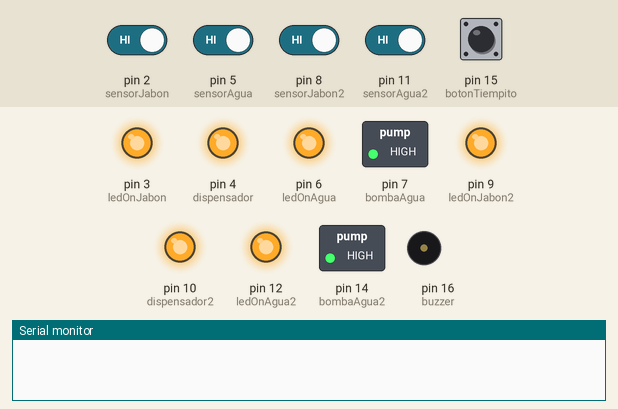
A sketch run on a simulated Arduino Uno, built with avr-gcc and run on an emulated ATmega328P. Shown: switched loads named in the sketch (green lamp = pin HIGH), output pins drawn as LEDs (lit = HIGH), buzzer (waves = sounding, pin HIGH), the last lines printed to the serial monitor. The inputs (shaded band) are chosen by the test bench; at power-on: pin 2 (sensorJabon), pin 5 (sensorAgua), pin 8 (sensorJabon2), pin 11 (sensorAgua2), pin 15 (botonTiempito) HIGH. EEPROM starts erased.

Above: at 1.2 s.
1.3 s: pin 15 (botonTiempito) pulled LOW for 0.15 s
At 1.8 s:
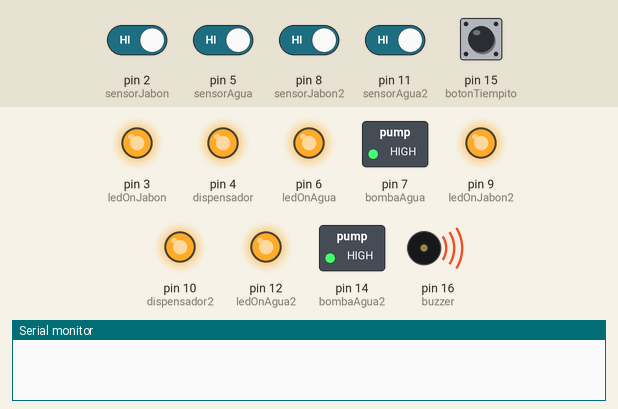
3.4 s: pin 2 (sensorJabon) driven LOW
At 4.5 s:
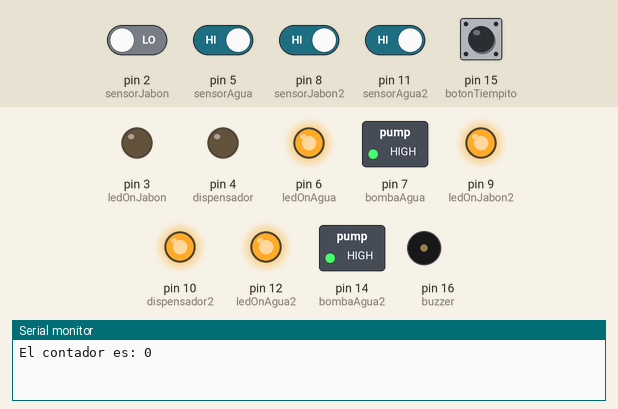
4.9 s: pin 5 (sensorAgua) driven LOW
At 5.7 s:
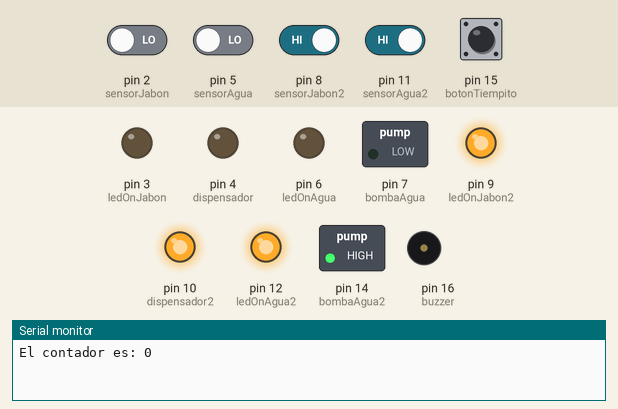
6.4 s: pin 8 (sensorJabon2) driven LOW
At 6.8 s:
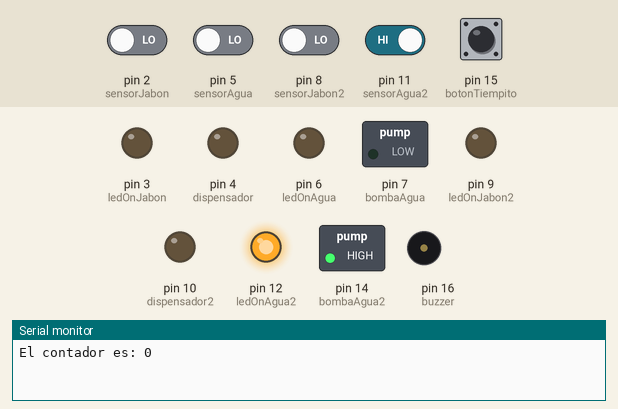
7.9 s: pin 11 (sensorAgua2) driven LOW
At 9.1 s:
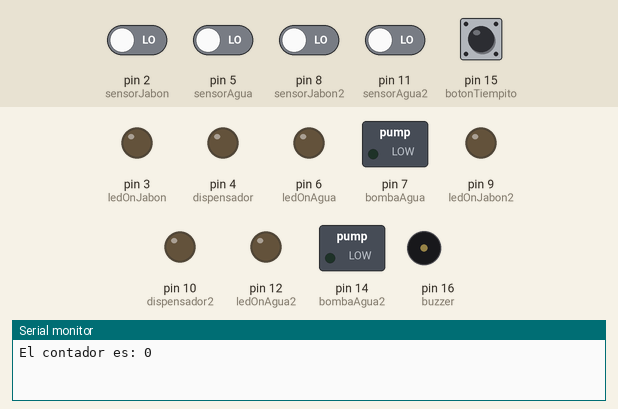
9.4 s: pin 15 (botonTiempito) pulled LOW for 1 s
At 12.5 s:
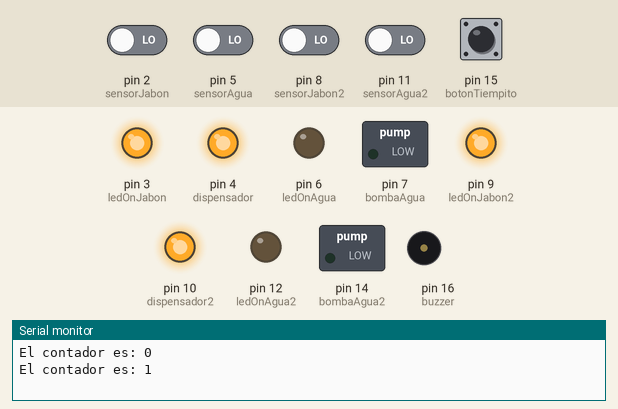
Timing chart, 0 to 37.9 s (numbered marks = the images above; inputs shaded):
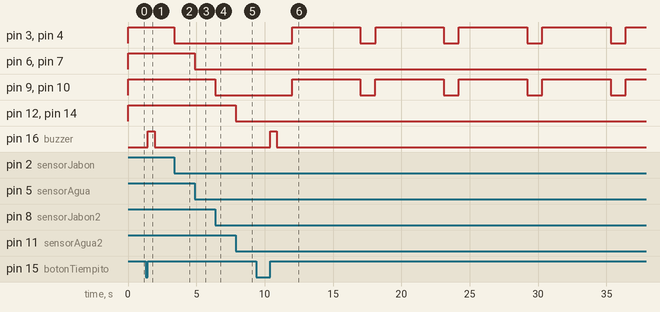

The sketch:

LavamanosDoble.ino
```cpp
/*
Version de lavamanos doble funcionando las siguientes funcionalidades

Sensores leyendo
relay activando
boton de antidad de jabon funcioanando
led de activcion funcionando


Tareas
incluir botones de despensdo continuo
*/

#include <protothreads.h>
#include <EEPROM.h>

const int sensorJabon = 2;
const int ledOnJabon = 3;   //color verde led encendido jabon
const int dispensador = 4;  //salida para activar el rele del dispensador

bool estadoSensorJabon = true;    //guarda el estado del sensor jabon(True si el sensor es NPN(logica negativa))

const int sensorAgua = 5;
const int ledOnAgua = 6;   //color verde led encendido jabon
const int bombaAgua = 7;     //salida para activar el rele de la (Bomba, electrovalvula)

bool estadoSensorAgua = true;  //guarda el estado del sensor agua(True si el sensor es NPN(logica negativa))

const int sensorJabon2 = 8;
const int ledOnJabon2 = 9;   //color verde led encendido jabon
const int dispensador2 = 10;  //salida para activar el rele del dispensador

bool estadoSensorJabon2 = true;    //guarda el estado del sensor jabon(True si el sensor es NPN(logica negativa))

const int sensorAgua2 = 11;
const int ledOnAgua2 = 12;   //color verde led encendido jabon
const int bombaAgua2 = 14;     //salida para activar el rele de la (Bomba, electrovalvula)

bool estadoSensorAgua2 = true;  //guarda el estado del sensor agua(True si el sensor es NPN(logica negativa))

const int botonTiempito = 15; //boton para determinar tiempo del dispensador
bool estadoBotonTiempito = false;
bool UltestadoBotonTiempito = true; //ultimo estado del boton tiempito
const int buzzer = 16;

int contador = 0;   //variable se usa en el tiempo de dispensado de jabon
int ultimoContador;

int tiempito = 0;
//variables para guardar el tiempo de dispensado de jabon
int tiempito1 = 1100;
int tiempito2 = 2100; //pareca que este va a ser maximo
//int tiempito3 = 3200;
int ultimoTiempito;

const int botonJabonn = 17; //variable para modo continuo
bool estadoPulsadorJabon;

const int botonJabonn2 = 18;
bool estadoPulsadorJabon2;


bool encenderLedAgua = false;     //si led es anodo comun ennceder con logica negativa
bool apagarLedAgua = true;

bool encenderLedJabon = false;
bool apagarLedJabon = true;

bool encenderLedAgua2 = false;     //si led es anodo comun ennceder con logica negativa
bool apagarLedAgua2 = true;

bool encenderLedJabon2 = false;
bool apagarLedJabon2 = true;

pt ptActivarAgua;
int activarAguaThread(struct pt* pt)
{
    PT_BEGIN(pt);

    for(;;)
    {
        if(estadoSensorAgua == false) //compara con logica negativa por el sensor es NPN(se activa con logica negativa)
        {
            digitalWrite(ledOnAgua, LOW);  //led enciende con LOW
            digitalWrite(bombaAgua, LOW);
            PT_SLEEP(pt, 5000);   //tiempo de espera para evitar falso del sensor de agua y no apague y prenda
        }

        else
        {

            digitalWrite(ledOnAgua, HIGH);
            digitalWrite(bombaAgua, HIGH);
            PT_YIELD(pt);
        }
    }
    PT_END(pt);
}

pt ptSensorAgua;
int sensorAguaThread(struct pt* pt)
{
  PT_BEGIN(pt);

  for(;;)
  {
    estadoSensorAgua = digitalRead(sensorAgua);
    PT_YIELD(pt);
  }

  PT_END(pt);
}

pt ptActivarAgua2;
int activarAgua2Thread(struct pt* pt)
{
    PT_BEGIN(pt);

    for(;;)
    {
        if(estadoSensorAgua2 == false) //compara con logica negativa por el sensor es NPN(se activa con logica negativa)
        {
            digitalWrite(ledOnAgua2, LOW);  //led enciende con LOW
            digitalWrite(bombaAgua2, LOW);
            PT_SLEEP(pt, 5000);   //tiempo de espera para evitar falso del sensor de agua y no apague y prenda
        }

        else
        {

            digitalWrite(ledOnAgua2, HIGH);
            digitalWrite(bombaAgua2, HIGH);
            PT_YIELD(pt);
        }
    }
    PT_END(pt);
}

pt ptSensorAgua2;
int sensorAgua2Thread(struct pt* pt)
{
  PT_BEGIN(pt);

  for(;;)
  {
    estadoSensorAgua2 = digitalRead(sensorAgua2);
  PT_YIELD(pt);
  }

  PT_END(pt);
}

pt ptActivarDispensador;     //para controlar  dispensdor de jabon
int ActivarDispensadorThread(struct pt* pt)
{
    PT_BEGIN(pt);

    for(;;)
    {
	    if (estadoSensorJabon == false)
        {
            digitalWrite(ledOnJabon, LOW);
            digitalWrite(dispensador, LOW);   // Encender dispensador (el module relay activa con LOW)
            PT_SLEEP(pt, tiempito);                 //tiempo de activacion
            digitalWrite(ledOnJabon, HIGH);
		    digitalWrite(dispensador, HIGH);    // apgar dispensador relay no activa con HIGH
		    PT_SLEEP(pt, 5000);               //tiempo para evitar desperdicio de jabon
	    }

        else
        {
            digitalWrite(dispensador, HIGH);    // mantener apagado sipensador si no hay activacion
            digitalWrite(ledOnJabon, HIGH);
		    PT_YIELD(pt);
        }
    }

    PT_END(pt);
}

pt ptSensorJabon;      //ptButton controla el estado del sensor de jabon
int SensorJabonThread(struct pt* pt)
{
  PT_BEGIN(pt);

  // Loop forever
  for(;;)
  {
  	estadoSensorJabon = digitalRead(sensorJabon);
	PT_YIELD(pt);
  }

  PT_END(pt);
}

pt ptActivarDispensador2;     //para controlar  dispensdor de jabon
int ActivarDispensador2Thread(struct pt* pt)
{
    PT_BEGIN(pt);

    for(;;)
    {
	    if (estadoSensorJabon2 == false)
        {
            digitalWrite(ledOnJabon2, LOW);
            digitalWrite(dispensador2, LOW);   // Encender dispensador (el module relay activa con LOW)
            PT_SLEEP(pt, tiempito);                 //tiempo de activacion
            digitalWrite(ledOnJabon2, HIGH);
		    digitalWrite(dispensador2, HIGH);    // apgar dispensador relay no activa con HIGH
		    PT_SLEEP(pt, 5000);               //tiempo para evitar desperdicio de jabon
	    }

        else
        {
            digitalWrite(dispensador2, HIGH);    // mantener apagado sipensador si no hay activacion
            digitalWrite(ledOnJabon2, HIGH);
		    PT_YIELD(pt);
        }
    }

    PT_END(pt);
}

pt ptSensorJabon2;      //ptButton controla el estado del sensor de jabon
int SensorJabon2Thread(struct pt* pt)
{
  PT_BEGIN(pt);

  // Loop forever
  for(;;)
  {
  	estadoSensorJabon2 = digitalRead(sensorJabon2);
	PT_YIELD(pt);
  }

  PT_END(pt);
}

void setup()
{
    Serial.begin(9600);
    tiempito = EEPROM.get(10, ultimoTiempito); //retorna el ultimo dato de contadr y tiempito
    contador = EEPROM.get(0, ultimoContador);

    PT_INIT(&ptActivarAgua);
    PT_INIT(&ptSensorAgua);
    PT_INIT(&ptActivarAgua2);
    PT_INIT(&ptSensorAgua2);

    PT_INIT(&ptActivarDispensador);
    PT_INIT(&ptSensorJabon);
    PT_INIT(&ptActivarDispensador2);
    PT_INIT(&ptSensorJabon2);


    pinMode(sensorJabon, INPUT);
    pinMode(dispensador, OUTPUT);
    pinMode(ledOnJabon, OUTPUT);

    pinMode(sensorAgua, INPUT);
    pinMode(bombaAgua, OUTPUT);
    pinMode(ledOnAgua, OUTPUT);

    pinMode(sensorJabon2, INPUT);
    pinMode(dispensador2, OUTPUT);
    pinMode(ledOnJabon2, OUTPUT);

    pinMode(sensorAgua2, INPUT);
    pinMode(bombaAgua2, OUTPUT);
    pinMode(ledOnAgua2, OUTPUT);

    pinMode(botonTiempito, INPUT_PULLUP);
    pinMode(buzzer, OUTPUT);

    pinMode(botonJabonn, INPUT_PULLUP);
    pinMode(botonJabonn2, INPUT_PULLUP);

    digitalWrite(ledOnAgua, HIGH);
    digitalWrite(ledOnAgua2, HIGH);
    digitalWrite(ledOnJabon, HIGH);
    digitalWrite(ledOnJabon2, HIGH);

}

void loop()
{
    PT_SCHEDULE(activarAguaThread(&ptActivarAgua));
    PT_SCHEDULE(sensorAguaThread(&ptSensorAgua));

    PT_SCHEDULE(activarAgua2Thread(&ptActivarAgua2));
    PT_SCHEDULE(sensorAgua2Thread(&ptSensorAgua2));

    PT_SCHEDULE(ActivarDispensadorThread(&ptActivarDispensador));
    PT_SCHEDULE(SensorJabonThread(&ptSensorJabon));

    PT_SCHEDULE(ActivarDispensador2Thread(&ptActivarDispensador2));
    PT_SCHEDULE(SensorJabon2Thread(&ptSensorJabon2));


    estadoBotonTiempito = digitalRead(botonTiempito); //Lee pulsador de cantidad de dispensado de jabon
    if (estadoBotonTiempito != UltestadoBotonTiempito)
    {
        if (estadoBotonTiempito == true)
        {
            llamarBuzzer();
            contador++;
            delay(600);
            Serial.print("El contador es: ");
            Serial.println(contador);
        }
    }
    UltestadoBotonTiempito = estadoBotonTiempito;

    if (contador == 1)
    {
        modo1();
    }
    else if (contador == 3)
    {
        modo2();
    }
      /*
      else if (contador == 5)
      {
        modo3();
      }*/

}

void llamarBuzzer()
{
  digitalWrite(buzzer, HIGH);
  delay(500);
  digitalWrite(buzzer, LOW);
}

void modo2()
{
    tiempito = tiempito2;
    ultimoTiempito = tiempito;
    EEPROM.put(10, ultimoTiempito);

    digitalWrite(ledOnJabon, LOW);
    digitalWrite(ledOnJabon2, LOW);
    delay(500);
    digitalWrite(ledOnJabon, HIGH);
    digitalWrite(ledOnJabon2, HIGH);
    delay(250);
    digitalWrite(ledOnJabon, LOW);
    digitalWrite(ledOnJabon2, LOW);
    delay(500);
    digitalWrite(ledOnJabon, HIGH);
    digitalWrite(ledOnJabon2, HIGH);


    contador = 0;
    ultimoContador = contador;
    EEPROM.put(0, ultimoContador);
    /*
    Serial.println("Ultimo tiempo es: ");
    Serial.println(EEPROM.get(10, ultimoTiempito));

    Serial.println("Ultimo contador es: ");
    Serial.println(EEPROM.get(0, ultimoContador));
    */
}
/*
void modo3()
{

    tiempito = tiempito3;
    ultimoTiempito = tiempito;
    EEPROM.put(10, ultimoTiempito);
    digitalWrite(ledOffJabon, LOW);
    digitalWrite(ledOnJabon, HIGH);
    delay(500);
    digitalWrite(ledOnJabon, LOW);
    delay(250);
    digitalWrite(ledOnJabon, HIGH);
    delay(500);
    digitalWrite(ledOnJabon, LOW);
    delay(250);
    digitalWrite(ledOnJabon, HIGH);
    delay(500);
    digitalWrite(ledOnJabon, LOW);
    contador = 0;
    ultimoContador = contador;
    EEPROM.put(0, ultimoContador);

    Serial.println("Ultimo tiempo es: ");
    Serial.println(EEPROM.get(10, ultimoTiempito));

    Serial.println("Ultimo contador es: ");
    Serial.println(EEPROM.get(0, ultimoContador));

}
*/

void modo1()
{

    tiempito = tiempito1;
    ultimoTiempito = tiempito;
    EEPROM.put(10, ultimoTiempito);

    digitalWrite(ledOnJabon, LOW);
    digitalWrite(ledOnJabon2, LOW);
    delay(500);
    digitalWrite(ledOnJabon, HIGH);
    digitalWrite(ledOnJabon2, HIGH);

    contador = contador + 1;
    ultimoContador = contador;
    EEPROM.put(0, ultimoContador);
    /*
    Serial.println("Ultimo tiempo es: ");
    Serial.println(EEPROM.get(10, ultimoTiempito));

    Serial.println("Ultimo contador es: ");
    Serial.println(EEPROM.get(0, ultimoContador));
    */
}

void jabonContinuo()
{
  digitalWrite(ledOnJabon, LOW);
  digitalWrite(dispensador, LOW);
}

void jabonContinuoOff()
{
    digitalWrite(ledOnJabon, HIGH);
    digitalWrite(dispensador, HIGH);
}

void jabonContinuo2()
{
  digitalWrite(ledOnJabon2, LOW);
  digitalWrite(dispensador2, LOW);
}

void jabonContinuoOff2()
{
    digitalWrite(ledOnJabon2, HIGH);
    digitalWrite(dispensador2, HIGH);
}
```

Measured:
- after the input at 1.3 s, pin 16 (buzzer): LOW → HIGH after 0.15 s, → LOW 0.50 s later
- after the input at 3.4 s, pin 3 (ledOnJabon), pin 4 (dispensador): HIGH → LOW at once
- after the input at 4.9 s, pin 6 (ledOnAgua), pin 7 (bombaAgua): HIGH → LOW at once
- after the input at 6.4 s, pin 9 (ledOnJabon2), pin 10 (dispensador2): HIGH → LOW at once
- after the input at 7.9 s, pin 12 (ledOnAgua2), pin 14 (bombaAgua2): HIGH → LOW at once
- after the input at 9.4 s, pin 3 (ledOnJabon), pin 4 (dispensador), pin 9 (ledOnJabon2), pin 10 (dispensador2): alternates HIGH for 5.0 s and LOW for 1.1 s, starting after 2.6 s; pin 16 (buzzer): LOW → HIGH after 1.0 s, → LOW 0.50 s later
